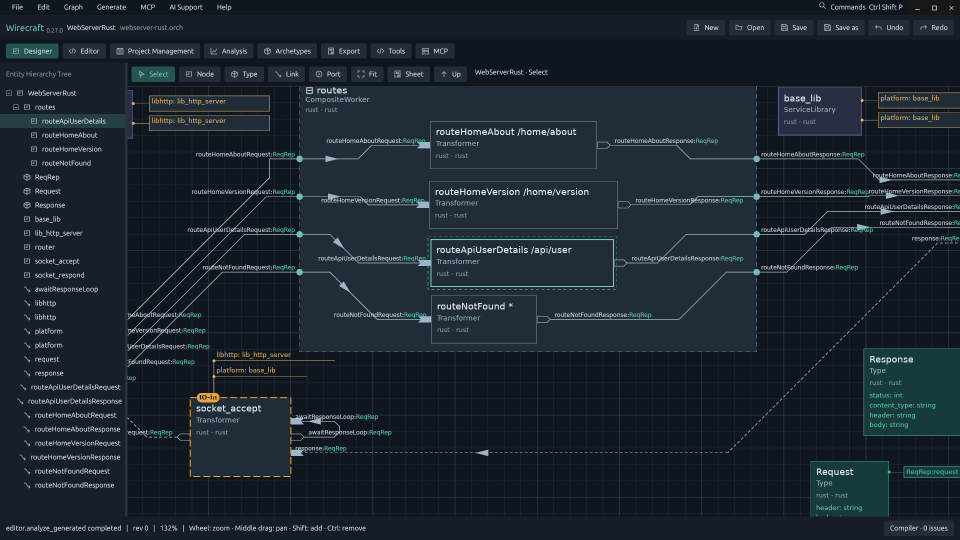
#> input picture packaging/microsoft-store/assets/screenshots/02-designer-routing.png, 1920 x 1080 px (shown at 1/2 size)
$ python prepare_store_art.py
#> lines starting #> are read from the running program, lines starting #| are printed output that depends on the picture
#!/usr/bin/env python3
"""Compose the Microsoft Store artwork from the captured application screenshots.

Every picture inside the artwork is an unretouched crop of a screenshot in
packaging/microsoft-store/assets (captured by capture_store_features.py); the only
text added is the product name, so one set serves every listing language. The
1920x1080 hero carries no text. Requires Pillow and the DejaVu fonts.
"""

import hashlib
import json
from pathlib import Path

from PIL import Image, ImageDraw, ImageFilter, ImageFont

ROOT = Path(__file__).resolve().parents[1]
ASSETS = ROOT / "packaging/microsoft-store/assets"
ART = ASSETS / "art"
ICON = ROOT / "packaging/wirecraft.png"
FONT = "/usr/share/fonts/truetype/dejavu/DejaVuSans-Bold.ttf"
BACKGROUND = (13, 22, 32)
ACCENT = (117, 212, 214)

# (screenshot, crop box in the 1920x1080 capture): the regions the artwork shows.
CROPS = {
    "topology": ("screenshots/01-designer-topology.png", (262, 170, 1560, 700)),
    "routing": ("screenshots/02-designer-routing.png", (262, 172, 1920, 1030)),
    "component": ("screenshots/03-component-ports.png", (262, 172, 1920, 1030)),
    "completion": ("screenshots/06-editor-completion.png", (290, 250, 1400, 840)),
    "header": ("screenshots/05-editor-generated-header.png", (290, 250, 1100, 860)),
    "hover": ("screenshots/07-editor-hover.png", (262, 230, 1100, 760)),
    "export": ("screenshots/08-export-plan.png", (585, 285, 1570, 975)),
    "kanban": ("screenshots/09-project-management.png", (0, 90, 1290, 900)),
    "mcp": ("screenshots/10-mcp-server.png", (0, 90, 960, 600)),
    "analysis": ("extra/extra-analysis.png", (0, 110, 960, 900)),
}


def crop(name):
    file, box = CROPS[name]
    return Image.open(ASSETS / file).convert("RGB").crop(box)


def canvas(size):
    """The designer's dark grid, as the application draws its canvas."""
    image = Image.new("RGB", size, BACKGROUND)
    draw = ImageDraw.Draw(image)
    for x in range(0, size[0], 25):
        draw.line([(x, 0), (x, size[1])], fill=(20, 31, 43) if x % 125 else (26, 40, 54))
    for y in range(0, size[1], 25):
        draw.line([(0, y), (size[0], y)], fill=(20, 31, 43) if y % 125 else (26, 40, 54))
    return image


def place(image, picture, box, radius=14):
    """Fit `picture` into `box`, keeping its aspect by cropping the right or bottom edge
    (code and canvases read from the top left), with a frame and shadow."""
    x, y, w, h = box
    scale = max(w / picture.width, h / picture.height)
    resized = picture.resize((round(picture.width * scale), round(picture.height * scale)), Image.LANCZOS)
    resized = resized.crop((0, 0, w, h))
    shadow = Image.new("L", (w + 60, h + 60), 0)
    ImageDraw.Draw(shadow).rounded_rectangle([30, 36, w + 30, h + 36], radius, fill=150)
    image.paste((0, 0, 0), (x - 30, y - 30), shadow.filter(ImageFilter.GaussianBlur(14)))
    mask = Image.new("L", (w, h), 0)
    ImageDraw.Draw(mask).rounded_rectangle([0, 0, w - 1, h - 1], radius, fill=255)
    image.paste(resized, (x, y), mask)
    ImageDraw.Draw(image).rounded_rectangle([x, y, x + w - 1, y + h - 1], radius, outline=(52, 74, 92), width=2)


# [17 lines left out: functions brand, logo, not called in this run]


def hero():
    image = canvas((1920, 1080))
    place(image, crop("routing"), (90, 110, 1180, 640))
    place(image, crop("component"), (1150, 80, 680, 420), radius=12)
    place(image, crop("completion"), (1000, 560, 830, 446), radius=12)
    place(image, crop("kanban"), (150, 790, 760, 230), radius=12)
    return image


# [43 lines left out: functions square, poster, promo_1000, promo_358, promo_414, not called in this run]


OUTPUTS = {
    "hero-1920x1080.png": hero,
    "square-1080x1080.png": square,
    "poster-720x1080.png": poster,
    "promo-1000x800.png": promo_1000,
    "promo-358x358.png": promo_358,
    "promo-414x180.png": promo_414,
    "logo-300x300.png": lambda: logo(300),
    "logo-150x150.png": lambda: logo(150),
    "logo-71x71.png": lambda: logo(71),
}


def main():
    ART.mkdir(parents=True, exist_ok=True)
    sources = {}
    for name, build in OUTPUTS.items():
        build().save(ART / name, optimize=True)
        print(ART / name)
#> this loop made 1 pass
#> pass 1, in canvas, `image = Image.new("RGB", size, BACKGROUND)`:
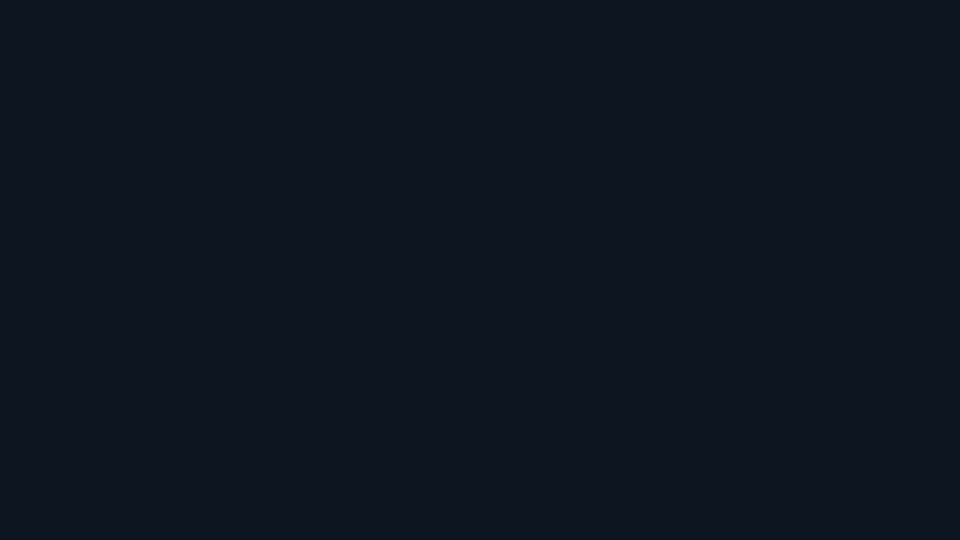
#> image: PIL image 1920x1080 RGB (shown at 1/2 size); mean R, G, B 13, 22, 32
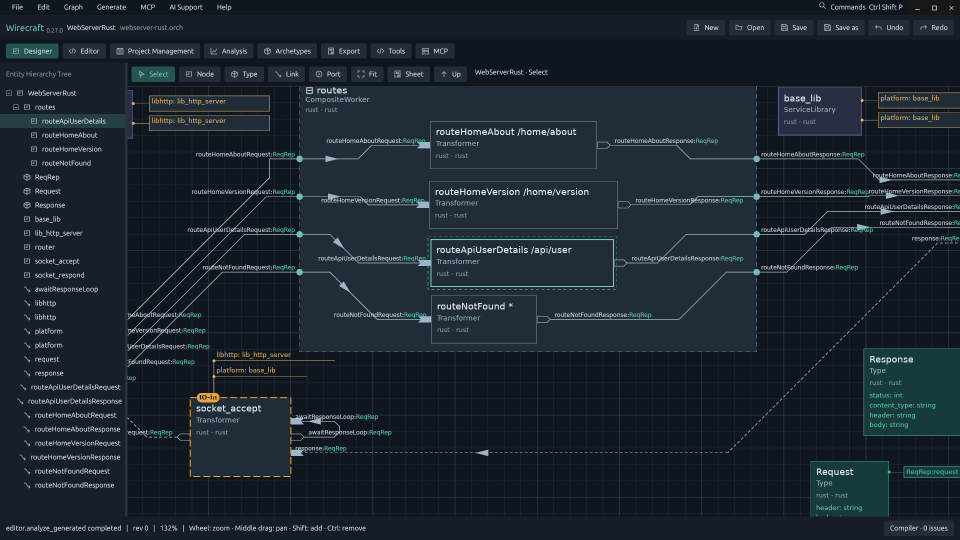
#> input picture packaging/microsoft-store/assets/screenshots/02-designer-routing.png, 1920 x 1080 px (shown at 1/2 size)
#> pass 1, in place, `resized = picture.resize((round(picture.width * scale), round(picture...`:
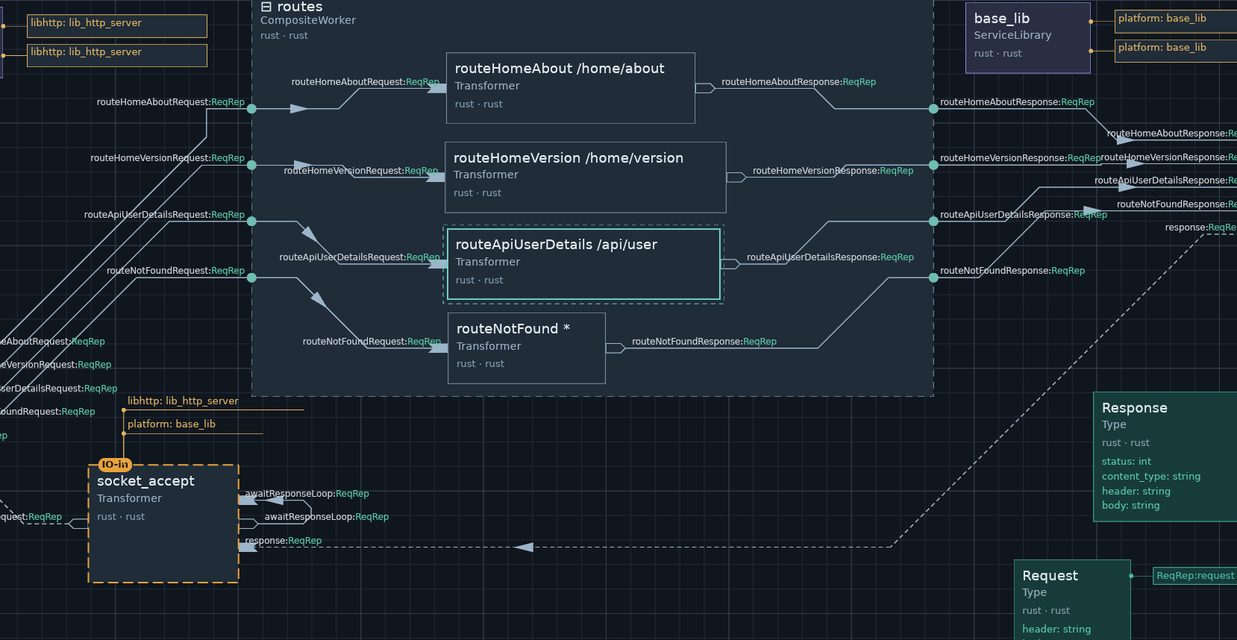
#> resized: PIL image 1237x640 RGB; mean R, G, B 29, 39.1, 48.1
#> pass 1, in place, `resized = resized.crop((0, 0, w, h))`:
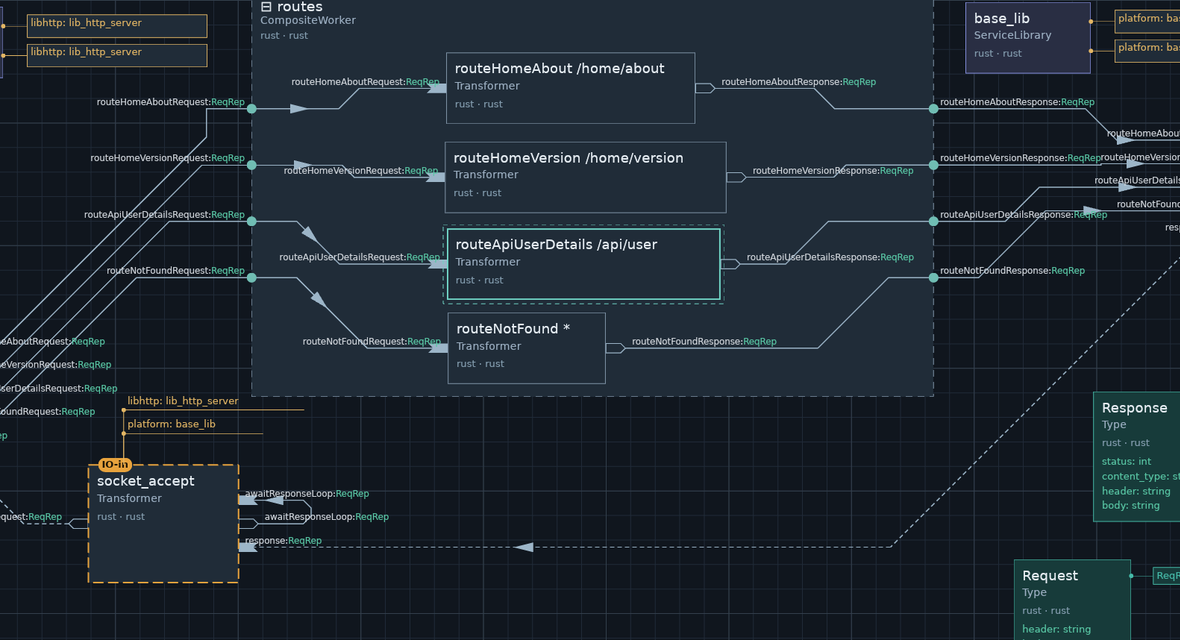
#> resized: PIL image 1180x640 RGB; mean R, G, B 29.2, 39, 48.2
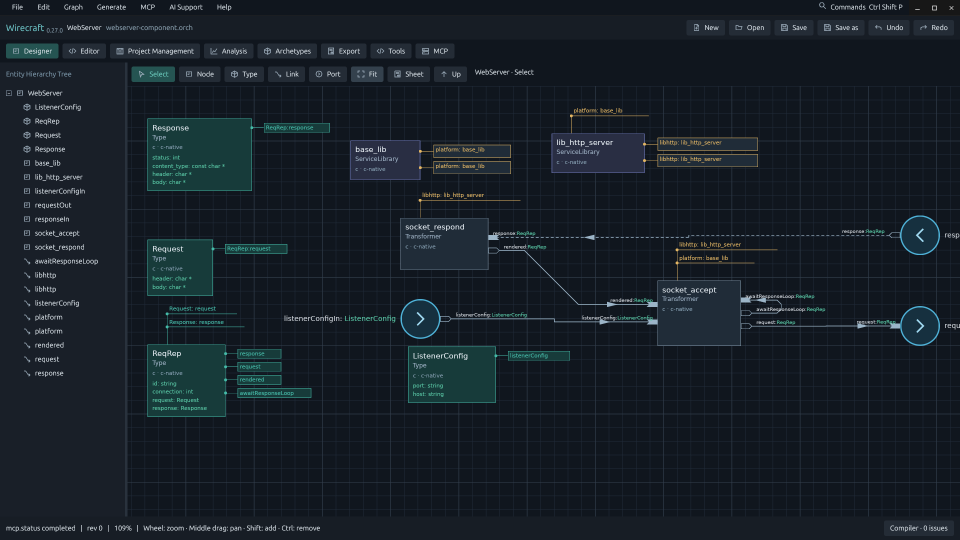
#> input picture packaging/microsoft-store/assets/screenshots/03-component-ports.png, 1920 x 1080 px (shown at 1/2 size)
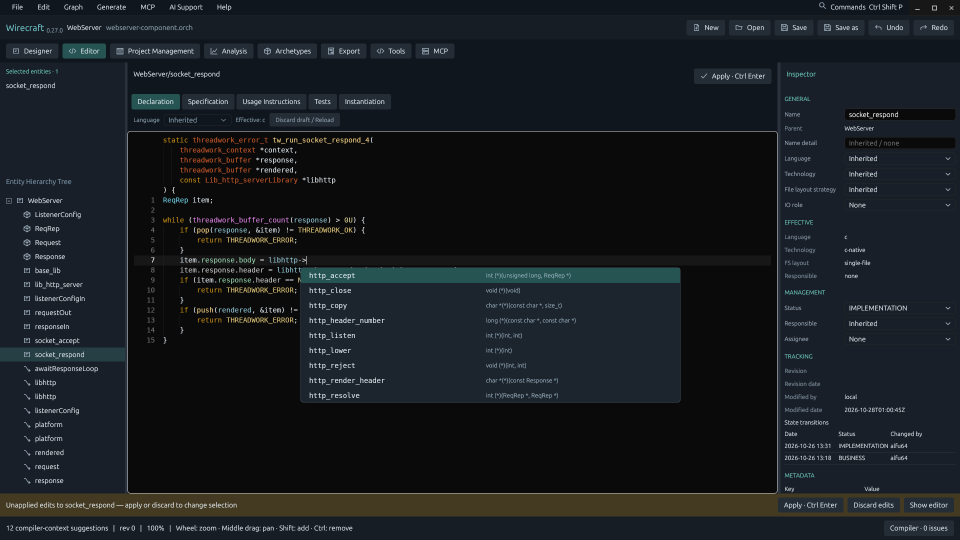
#> input picture packaging/microsoft-store/assets/screenshots/06-editor-completion.png, 1920 x 1080 px (shown at 1/2 size)
    for file, _ in CROPS.values():
        sources[file] = hashlib.sha256((ASSETS / file).read_bytes()).hexdigest()
    (ART / "sources.json").write_text(json.dumps(dict(
        method="Pillow composition of unretouched screenshot crops; only the product name is added",
        screenshots=sources, crops={k: list(v[1]) for k, v in CROPS.items()},
    ), indent=2, sort_keys=True) + "\n")


if __name__ == "__main__":
#> (the run stopped early here; a loop or call above may not have finished)
